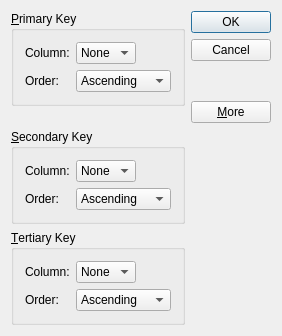
<?xml version="1.0" encoding="UTF-8"?>
<ui version="4.0">
 <class>SortClass</class>
 <widget class="QDialog" name="SortClass">
  <property name="geometry">
   <rect>
    <x>0</x>
    <y>0</y>
    <width>281</width>
    <height>336</height>
   </rect>
  </property>
  <property name="windowTitle">
   <string>Sort</string>
  </property>
  <layout class="QGridLayout" name="gridLayout_4">
   <item row="3" column="0">
    <widget class="QGroupBox" name="groupBox_3">
     <property name="title">
      <string>&amp;Tertiary Key</string>
     </property>
     <layout class="QGridLayout" name="gridLayout_3">
      <item row="0" column="0">
       <widget class="QLabel" name="label_5">
        <property name="text">
         <string>Column:</string>
        </property>
       </widget>
      </item>
      <item row="0" column="1">
       <widget class="QComboBox" name="comboBox_5">
        <item>
         <property name="text">
          <string>None</string>
         </property>
        </item>
       </widget>
      </item>
      <item row="0" column="2">
       <spacer name="horizontalSpacer_3">
        <property name="orientation">
         <enum>Qt::Horizontal</enum>
        </property>
        <property name="sizeHint" stdset="0">
         <size>
          <width>40</width>
          <height>20</height>
         </size>
        </property>
       </spacer>
      </item>
      <item row="1" column="0">
       <widget class="QLabel" name="label_6">
        <property name="text">
         <string>Order:</string>
        </property>
       </widget>
      </item>
      <item row="1" column="1" colspan="2">
       <widget class="QComboBox" name="comboBox_6">
        <item>
         <property name="text">
          <string>Ascending</string>
         </property>
        </item>
        <item>
         <property name="text">
          <string>Descending</string>
         </property>
        </item>
       </widget>
      </item>
     </layout>
    </widget>
   </item>
   <item row="2" column="0">
    <widget class="QGroupBox" name="groupBox_2">
     <property name="title">
      <string>&amp;Secondary Key</string>
     </property>
     <layout class="QGridLayout" name="gridLayout_2">
      <item row="0" column="0">
       <widget class="QLabel" name="label_3">
        <property name="text">
         <string>Column:</string>
        </property>
       </widget>
      </item>
      <item row="0" column="1">
       <widget class="QComboBox" name="comboBox_3">
        <item>
         <property name="text">
          <string>None</string>
         </property>
        </item>
       </widget>
      </item>
      <item row="0" column="2">
       <spacer name="horizontalSpacer_2">
        <property name="orientation">
         <enum>Qt::Horizontal</enum>
        </property>
        <property name="sizeHint" stdset="0">
         <size>
          <width>40</width>
          <height>20</height>
         </size>
        </property>
       </spacer>
      </item>
      <item row="1" column="0">
       <widget class="QLabel" name="label_4">
        <property name="text">
         <string>Order:</string>
        </property>
       </widget>
      </item>
      <item row="1" column="1" colspan="2">
       <widget class="QComboBox" name="comboBox_4">
        <item>
         <property name="text">
          <string>Ascending</string>
         </property>
        </item>
        <item>
         <property name="text">
          <string>Descending</string>
         </property>
        </item>
       </widget>
      </item>
     </layout>
    </widget>
   </item>
   <item row="0" column="0">
    <widget class="QGroupBox" name="groupBox">
     <property name="title">
      <string>&amp;Primary Key</string>
     </property>
     <layout class="QGridLayout" name="gridLayout">
      <item row="1" column="0">
       <widget class="QLabel" name="label_2">
        <property name="text">
         <string>Order:</string>
        </property>
       </widget>
      </item>
      <item row="0" column="1">
       <widget class="QComboBox" name="comboBox">
        <item>
         <property name="text">
          <string>None</string>
         </property>
        </item>
       </widget>
      </item>
      <item row="1" column="1" colspan="2">
       <widget class="QComboBox" name="comboBox_2">
        <item>
         <property name="text">
          <string>Ascending</string>
         </property>
        </item>
        <item>
         <property name="text">
          <string>Descending</string>
         </property>
        </item>
       </widget>
      </item>
      <item row="0" column="2">
       <spacer name="horizontalSpacer">
        <property name="orientation">
         <enum>Qt::Horizontal</enum>
        </property>
        <property name="sizeHint" stdset="0">
         <size>
          <width>54</width>
          <height>20</height>
         </size>
        </property>
       </spacer>
      </item>
      <item row="0" column="0">
       <widget class="QLabel" name="label">
        <property name="text">
         <string>Column:</string>
        </property>
       </widget>
      </item>
     </layout>
    </widget>
   </item>
   <item row="1" column="0">
    <spacer name="verticalSpacer_2">
     <property name="orientation">
      <enum>Qt::Vertical</enum>
     </property>
     <property name="sizeHint" stdset="0">
      <size>
       <width>20</width>
       <height>0</height>
      </size>
     </property>
    </spacer>
   </item>
   <item row="0" column="1" rowspan="2">
    <layout class="QVBoxLayout" name="verticalLayout">
     <item>
      <widget class="QPushButton" name="okButton">
       <property name="text">
        <string>OK</string>
       </property>
       <property name="default">
        <bool>true</bool>
       </property>
      </widget>
     </item>
     <item>
      <widget class="QPushButton" name="cancelButton">
       <property name="text">
        <string>Cancel</string>
       </property>
      </widget>
     </item>
     <item>
      <spacer name="verticalSpacer">
       <property name="orientation">
        <enum>Qt::Vertical</enum>
       </property>
       <property name="sizeHint" stdset="0">
        <size>
         <width>20</width>
         <height>0</height>
        </size>
       </property>
      </spacer>
     </item>
     <item>
      <widget class="QPushButton" name="moreButton">
       <property name="text">
        <string>&amp;More</string>
       </property>
       <property name="checkable">
        <bool>true</bool>
       </property>
      </widget>
     </item>
    </layout>
   </item>
  </layout>
 </widget>
 <layoutdefault spacing="6" margin="11"/>
 <tabstops>
  <tabstop>comboBox</tabstop>
  <tabstop>comboBox_2</tabstop>
  <tabstop>comboBox_3</tabstop>
  <tabstop>comboBox_4</tabstop>
  <tabstop>comboBox_5</tabstop>
  <tabstop>comboBox_6</tabstop>
  <tabstop>okButton</tabstop>
  <tabstop>cancelButton</tabstop>
  <tabstop>moreButton</tabstop>
 </tabstops>
 <resources>
  <include location="sort.qrc"/>
 </resources>
 <connections>
  <connection>
   <sender>okButton</sender>
   <signal>clicked()</signal>
   <receiver>SortClass</receiver>
   <slot>accept()</slot>
   <hints>
    <hint type="sourcelabel">
     <x>208</x>
     <y>27</y>
    </hint>
    <hint type="destinationlabel">
     <x>97</x>
     <y>123</y>
    </hint>
   </hints>
  </connection>
  <connection>
   <sender>cancelButton</sender>
   <signal>clicked()</signal>
   <receiver>SortClass</receiver>
   <slot>reject()</slot>
   <hints>
    <hint type="sourcelabel">
     <x>243</x>
     <y>55</y>
    </hint>
    <hint type="destinationlabel">
     <x>126</x>
     <y>134</y>
    </hint>
   </hints>
  </connection>
  <connection>
   <sender>moreButton</sender>
   <signal>toggled(bool)</signal>
   <receiver>groupBox_2</receiver>
   <slot>setVisible(bool)</slot>
   <hints>
    <hint type="sourcelabel">
     <x>219</x>
     <y>143</y>
    </hint>
    <hint type="destinationlabel">
     <x>42</x>
     <y>176</y>
    </hint>
   </hints>
  </connection>
  <connection>
   <sender>moreButton</sender>
   <signal>toggled(bool)</signal>
   <receiver>groupBox_3</receiver>
   <slot>setVisible(bool)</slot>
   <hints>
    <hint type="sourcelabel">
     <x>233</x>
     <y>151</y>
    </hint>
    <hint type="destinationlabel">
     <x>75</x>
     <y>263</y>
    </hint>
   </hints>
  </connection>
 </connections>
</ui>
